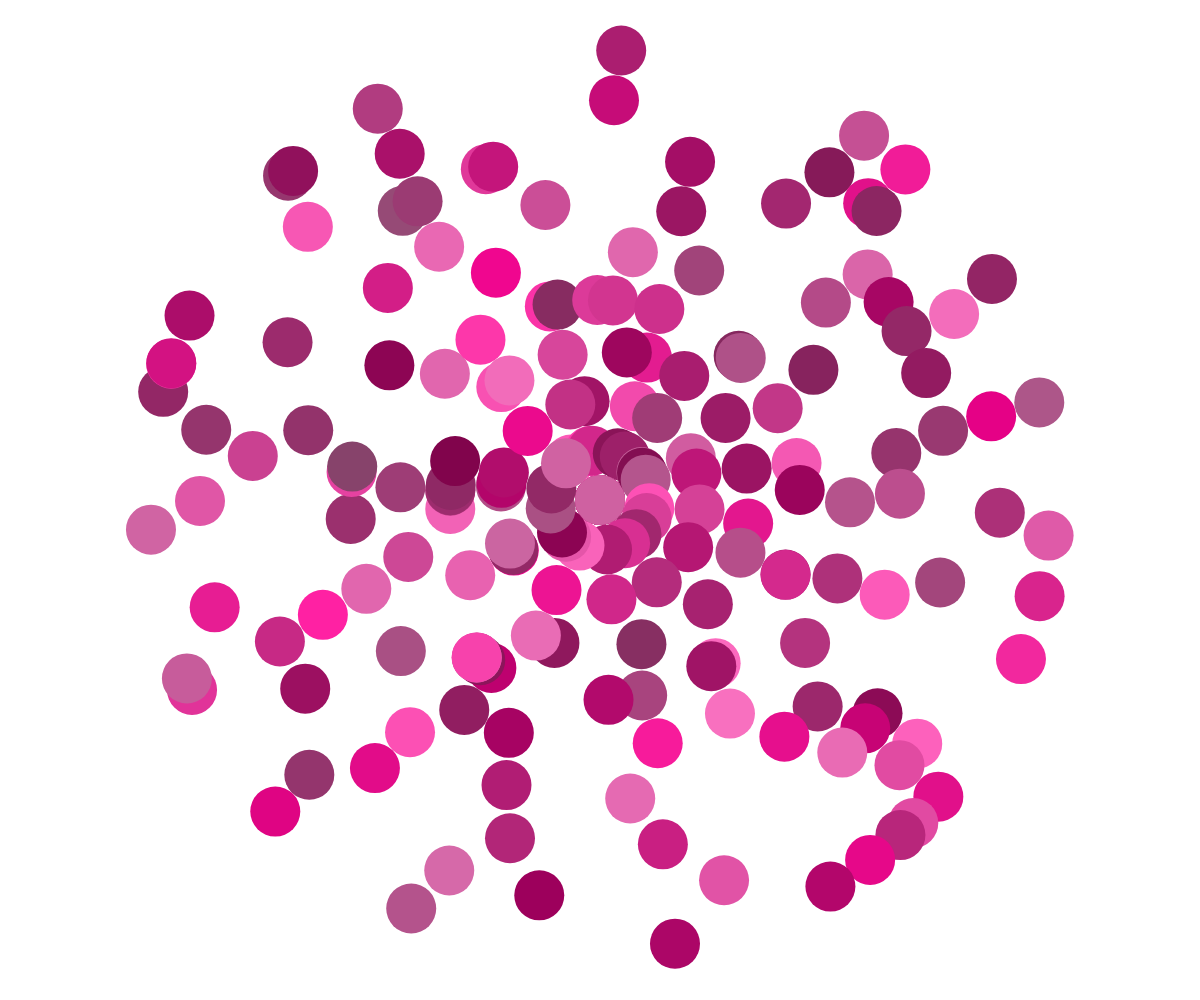
Frame 1 (no input)
Frame 60 (no input): identical to frame 1, image omitted
Frame 120 (the mouse pressed at the canvas centre since frame 60): identical to frame 1, image omitted

The p5.js sketch that drew this single still picture (run headless with seeded random() and noise() and a simulated clock; from frame 60 on, the mouse is pressed at the canvas centre):

// p5.js sketch
// ── sketch.js
const noiseScale = .5;
function uniformNoise(x,y,z) {
  return (2*noise(x,y,z))-.5;
}
const hue = Math.random()*360;
function setup() {
  createCanvas(innerWidth, innerHeight);
  ellipseMode(RADIUS);
  colorMode(HSB);
  noStroke();
  const maxr = min(width,height)/2;
  const stepr = maxr/10;
  const circleSize = stepr/2;
  const stepa = PI/5;
  const xo = width/2,yo=height/2;
  for(let r=0;r<maxr-circleSize;r+=stepr) {
    const starta = random(TWO_PI);
    const enda = starta+TWO_PI
    for(let a=starta;a<enda;a+=random(stepa)) {
      fill(hue,random(50,100),random(50,100));
      circle(xo+r*cos(a),yo+r*sin(a),circleSize);
    }
  }
}

function draw() {
  
}
